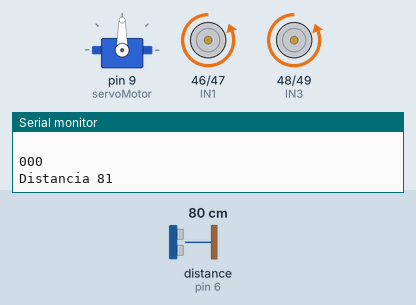
Simulated run of this sketch. Board: Arduino Mega 2560, built with avr-gcc and run on an emulated ATmega2560. On the bench: servo, motor-driver pin pairs drawn as motors (green arrow = first pin HIGH = forward, orange = second pin HIGH = backward, longer = more drive, scaled by the enable pin), the last lines printed to the serial monitor. The inputs (shaded band) are chosen by the test bench; at power-on: distance to the obstacle (sensor on pin 6) 80 cm. The echo pulse lasts 58.3 µs per cm.

Above: at 1.2 s.
1.3 s: distance to the obstacle (sensor on pin 6) set to 43 cm
2.8 s: distance to the obstacle (sensor on pin 6) set to 37 cm
At 5.6 s:
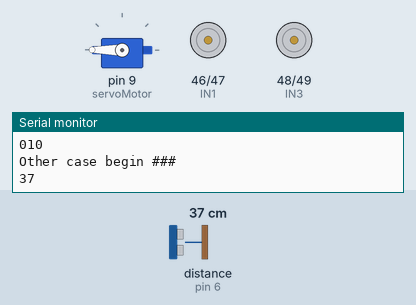
5.8 s: distance to the obstacle (sensor on pin 6) set to 60 cm
At 7.6 s:
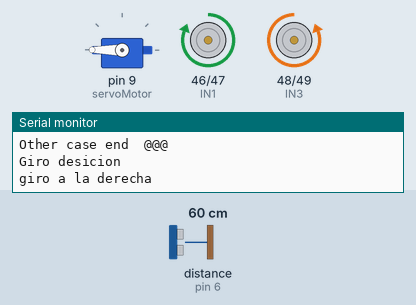
8.8 s: distance to the obstacle (sensor on pin 6) set to 2 cm
At 10.4 s:
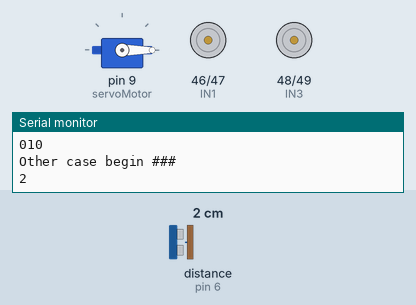
11.8 s: distance to the obstacle (sensor on pin 6) set to 120 cm
At 13.63 s:
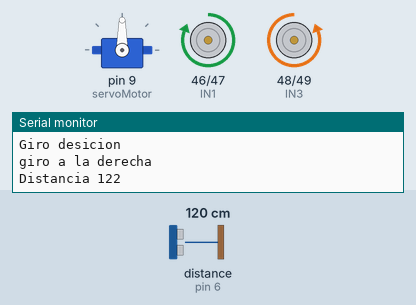
Timing chart, 0 to 15.3 s (numbered marks = the images above; inputs shaded):
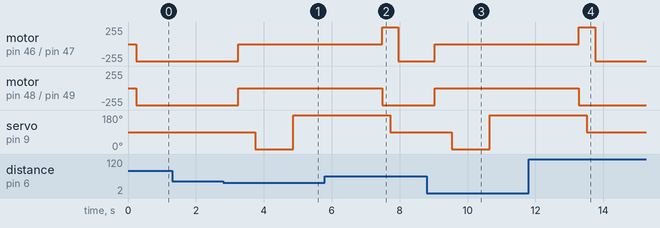

The sketch:

motorhead.ino
```cpp
#include <NewPing.h>
#include<Servo.h>

/*Aqui se configuran los pines donde debemos conectar el sensor*/
#define TRIGGER_PIN  22
#define ECHO_PIN     6
#define MAX_DISTANCE 400


/*Crear el objeto de la clase NewPing*/
NewPing sonar(TRIGGER_PIN, ECHO_PIN, MAX_DISTANCE);
Servo servoMotor;
// Motors Constrains

/*Motor #1*/
  int ENA = 2;
  int IN1 = 46;
  int IN2 = 47;

/*Motor #2*/
  int ENB = 4;
  int IN3 = 48;
  int IN4 = 49;

  int left=0;
  int right =0;
  int front = 0;

void setup() {
  Serial.begin(9600);

  pinMode (IN1, OUTPUT);
  pinMode (IN2, OUTPUT);
  pinMode (IN4, OUTPUT);
  pinMode (IN3, OUTPUT);
  pinMode (ENA, OUTPUT);
  pinMode (ENB, OUTPUT);

   servoMotor.attach(9);
   servoMotor.write(90);

}

void loop() {
 Serial.print("Distancia ");
 Serial.println(sonar.ping_median()/US_ROUNDTRIP_CM);

if((sonar.ping_median()/US_ROUNDTRIP_CM)<= 40){front = 1;}else{front = 0;}
if(front == 0)
{


    Adelante();
    Serial.println("Avanzando");
    Serial.println(" ");
    Serial.print(left);
    Serial.print(front);
    Serial.print(right);
    Serial.println(" ");
}else{


  Serial.println(" ");
  Serial.print(left);
  Serial.print(front);
  Serial.print(right);
  Serial.println(" ");
  scaning();

  servoMotor.write(90);
    }
}


void girarDerecha(){
  Derecha();
  delay(230);
  left  =0;
  right =0;
  front =0;
}


void girarIzquierda(){
  Izquierda();
  delay(230);
  left   =0;
  right  =0;
  front  =0;
}


void reversa(){
  Atras();
  delay(4000);
  left   =0;
  right  =0;
  front  =0;

}
void scaning(){

  Serial.println("Other case begin ###");
  Serial.println(sonar.ping_median()/US_ROUNDTRIP_CM);
  Parar();
  delay(500);
  servoMotor.write(0);
  delay(1000);
  if((sonar.ping_median()/US_ROUNDTRIP_CM) <= 40){
    left = 1;
   }
  servoMotor.write(180);
  delay(2000);
  if((sonar.ping_median()/US_ROUNDTRIP_CM) <= 40){
    right = 1;
   }
   delay(500);
  Serial.println(front);
  Serial.println("Other case end  @@@");

Serial.println("Giro desicion");
if(left == 1 && right == 0  ){
    Serial.println("giro a la derecha");
    girarDerecha();
    return;
  }


  if(left == 0 && right == 1 ){ girarIzquierda(); return;}
  if(left == 0 && right == 0 ){ girarDerecha(); return;}
  if(left == 1 && right == 1 ){reversa(); return;}

}

void Adelante(){
  digitalWrite (IN4, HIGH);
  digitalWrite (IN3, LOW);
  analogWrite (ENA, 255); //Velocidad motor A


  digitalWrite (IN2, HIGH);
  digitalWrite (IN1, LOW);
  analogWrite (ENB, 255); //Velocidad motor B

 }

void Atras(){
  digitalWrite (IN4, LOW);
  digitalWrite (IN3, HIGH);
  analogWrite (ENA, 255); //Velocidad motor A


  digitalWrite (IN2, LOW);
  digitalWrite (IN1, HIGH);
  analogWrite (ENB, 255); //Velocidad motor B
 }

void Derecha(){

 digitalWrite (IN1, HIGH);
 digitalWrite (IN2, LOW);
 analogWrite (ENA, 255); //Velocidad motor A

 digitalWrite (IN3, LOW);
 digitalWrite (IN4, HIGH);
 analogWrite (ENB, 255); //Velocidad motor B
}

void Izquierda(){
  digitalWrite (IN1, LOW);
  digitalWrite (IN2, HIGH);
  analogWrite (ENA, 255); //Velocidad motor A

  digitalWrite (IN3, HIGH);
  digitalWrite (IN4, LOW);
  analogWrite (ENB, 255); //Velocidad motor B
}

void Parar(){

 digitalWrite (IN3, LOW);
 digitalWrite (IN1, LOW);
 digitalWrite (IN2, LOW);
 digitalWrite (IN4, LOW);

}
```

Measured:
- the behaviour switches between 41 and 40 cm on distance to the obstacle (sensor on pin 6) (found by bisection; images 0 and 1)
- after the input at 2.8 s, motor on pin 46 (IN1) / pin 47 (IN2), motor on pin 48 (IN3) / pin 49 (IN4): backward 255/255 → stopped after 0.45 s; servo on pin 9 (servoMotor): 90° → 0° after 0.95 s, → 180° 1.1 s later
- after the input at 5.8 s, motor on pin 48 (IN3) / pin 49 (IN4): stopped → backward 255/255 after 1.7 s; servo on pin 9 (servoMotor): 180° → 90° after 1.9 s
- after the input at 8.8 s, motor on pin 46 (IN1) / pin 47 (IN2), motor on pin 48 (IN3) / pin 49 (IN4): backward 255/255 → stopped after 0.24 s; servo on pin 9 (servoMotor): 90° → 0° after 0.74 s, → 180° 1.1 s later
- after the input at 11.8 s, motor on pin 48 (IN3) / pin 49 (IN4): stopped → backward 255/255 after 1.5 s; servo on pin 9 (servoMotor): 180° → 90° after 1.7 s
